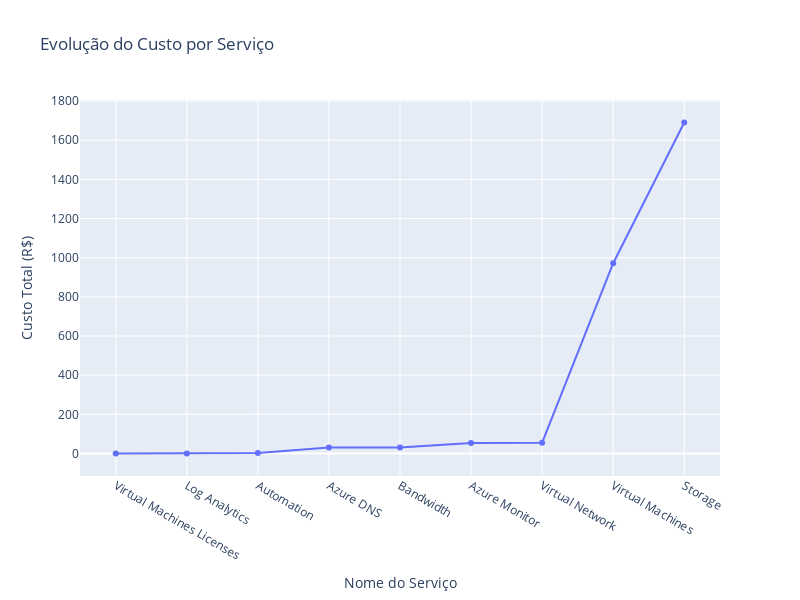

Notebook code for this chart:
### Code cell
""" sns.histplot(
    data=df_new,
    x='service_name',
    stat='count',
    edgecolor='black',
    alpha=0.7
) """

df_new_2 = df_new.loc[:,['service_name','cost']].groupby('service_name').sum().sort_values(by='cost').reset_index()

fig = px.line(
    data_frame= df_new_2,
    x = 'service_name',
    y = 'cost',
    title='Evolução do Custo por Serviço',
    labels={'service_name': 'Nome do Serviço', 'cost': 'Custo Total (R$)'},
    markers=True,
    height=600,
    width=800,
)

# Personalizando os marcadores
""" fig.update_traces(
    marker=dict(
        symbol='circle',
        size=5,  # Tamanho dos marcadores
        color='blue'  # Cor dos marcadores
    )
) """
fig.show()

### Figure 1 — Plotly figure (JSON) as saved in the notebook; plotly's stock layout.template omitted (floating-point values rounded to 4 significant figures)
{"data": [{"hovertemplate": "Nome do Serviço=%{x}<br>Custo Total (R$)=%{y}<extra></extra>", "legendgroup": "", "line": {"color": "#636efa", "dash": "solid"}, "marker": {"symbol": "circle"}, "mode": "lines+markers", "name": "", "orientation": "v", "showlegend": false, "type": "scatter", "x": ["Virtual Machines Licenses", "Log Analytics", "Automation", "Azure DNS", "Bandwidth", "Azure Monitor", "Virtual Network", "Virtual Machines", "Storage"], "xaxis": "x", "y": [0, 0.1208, 1.871, 29.82, 30.88, 53.08, 55.03, 972.0, 1690.0], "yaxis": "y"}], "layout": {"height": 600, "legend": {"tracegroupgap": 0}, "title": {"text": "Evolução do Custo por Serviço"}, "width": 800, "xaxis": {"anchor": "y", "domain": [0, 1], "title": {"text": "Nome do Serviço"}}, "yaxis": {"anchor": "x", "domain": [0, 1], "title": {"text": "Custo Total (R$)"}}}}
